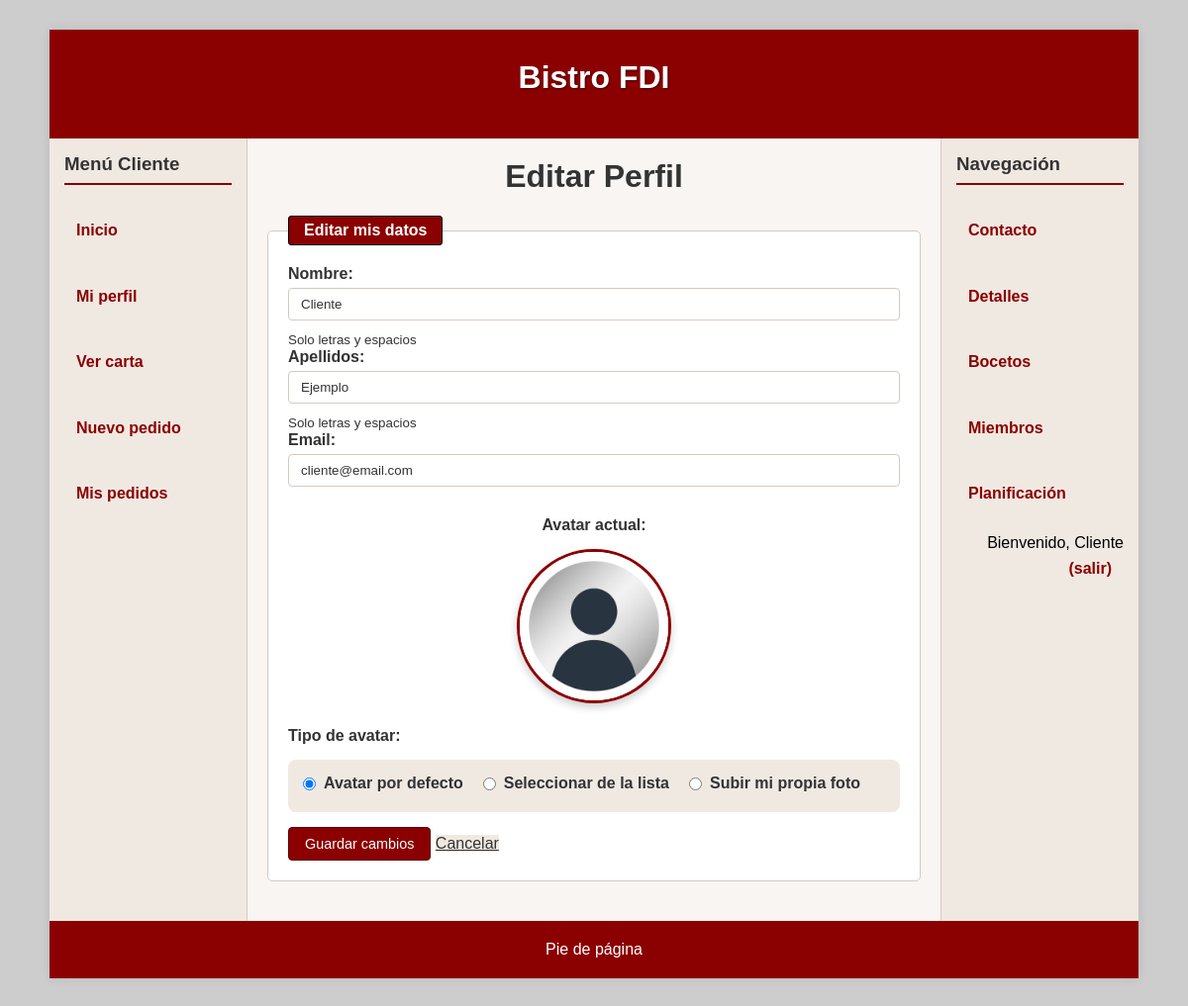
The app's page /includes/vistas/usuarios/editar-perfil.php (signed in) with its own data.
### tables this page shows
CREATE TABLE Usuarios (
    id INT AUTO_INCREMENT PRIMARY KEY,
    nombreUsuario VARCHAR(50) NOT NULL UNIQUE,
    email VARCHAR(100) NOT NULL UNIQUE,
    nombre VARCHAR(50) NOT NULL,
    apellidos VARCHAR(100) NOT NULL,
    password VARCHAR(255) NOT NULL,  
    avatar VARCHAR(255) NULL,  
    tipoAvatar ENUM('defecto', 'seleccionado', 'subido') DEFAULT 'defecto',
    fechaRegistro DATETIME DEFAULT CURRENT_TIMESTAMP,
    activo BOOLEAN DEFAULT TRUE  
);

### includes/clases/Usuarios/Usuario.php (called while the page is built, shortened)
<?php
class Usuario
{
    private $id;
    private $email;
    private $nombre;
    private $apellidos;
    private $avatar;
    private $rolActual;
    public function getEmail() { return $this->email; }
    public function getNombre() { return $this->nombre; }
    public function getApellidos() { return $this->apellidos; }
    public function getAvatar() { return $this->avatar; }
    public static function buscaUsuario($identificador)
    {
        try {
            $app = Aplicacion::getInstance();
            $conn = $app->getConexionBd();
            $query = sprintf(
                "SELECT * FROM Usuarios WHERE nombreUsuario = '%s' OR email = '%s'",
                $conn->real_escape_string($identificador),
                $conn->real_escape_string($identificador)
            );
            $rs = $conn->query($query);
            if ($rs && $rs->num_rows > 0) {
                $fila = $rs->fetch_assoc();
                $usuario = new self();
                $usuario->id = $fila['id'];
                $usuario->nombreUsuario = $fila['nombreUsuario'];
                $usuario->email = $fila['email'];
                $usuario->nombre = $fila['nombre'];
                $usuario->apellidos = $fila['apellidos'];
                $usuario->password = $fila['password'];
                $usuario->avatar = $fila['avatar'];
                $usuario->tipoAvatar = $fila['tipoAvatar'];
                $usuario->fechaRegistro = $fila['fechaRegistro'];
                $usuario->activo = $fila['activo'];
                $usuario->cargaRoles();
                return $usuario;
            }
            return false;
        } catch (\Exception $e) {
            error_log("Error en buscaUsuario: " . $e->getMessage());
            return false;
        }
    }
    private function cargaRoles()
    {
        try {
            $app = Aplicacion::getInstance();
            $conn = $app->getConexionBd();
            $query = sprintf(
                "SELECT r.* FROM Roles r
                 JOIN UsuarioRoles ur ON r.id = ur.rol_id
                 WHERE ur.usuario_id = %d",
                $this->id
            );
            $rs = $conn->query($query);
            if ($rs) {
                $count = 0;
                while ($fila = $rs->fetch_assoc()) {
                    $this->roles[] = $fila;
                    $count++;
                    if ($this->rolActual === null) {
                        $this->rolActual = $fila['id'];
                    }
                }
            } else {
                error_log("cargaRoles: error en query - " . $conn->error);
            }
        } catch (\Exception $e) {
            error_log("Error en cargaRoles: " . $e->getMessage());
        }
    }
public static function buscaUsuarioPorId($id)
{
    try {
        $app = Aplicacion::getInstance();
        $conn = $app->getConexionBd();
        $query = sprintf("SELECT nombreUsuario FROM Usuarios WHERE id = %d", $id);
        $rs = $conn->query($query);
        if ($rs && $rs->num_rows > 0) {
            $fila = $rs->fetch_assoc();
            $usuario = self::buscaUsuario($fila['nombreUsuario']);
            return $usuario;
        } else {
            error_log("No se encontró usuario con ID: " . $id);
            if ($conn->error) {
                error_log("Error BD: " . $conn->error);
            }
        }
        return false;
    } catch (\Exception $e) {
        error_log("Error en buscaUsuarioPorId: " . $e->getMessage());
        return false;
    }
}
}
?>

### includes/clases/Formularios/FormularioEditarPerfil.php (the view, shortened to what this page needs)
<?php
class FormularioEditarPerfil extends Formulario
{
    protected function generaCamposFormulario(&$datos)
    {
        $rutaImgs = RUTA_IMGS;
        $idUsuario = $_SESSION['idUsuario'] ?? 0;
        $usuario = Usuario::buscaUsuarioPorId($idUsuario);
        $nombre = htmlspecialchars($datos['nombre'] ?? $usuario->getNombre(), ENT_QUOTES, 'UTF-8');
        $apellidos = htmlspecialchars($datos['apellidos'] ?? $usuario->getApellidos(), ENT_QUOTES, 'UTF-8');
        $email = htmlspecialchars($datos['email'] ?? $usuario->getEmail(), ENT_QUOTES, 'UTF-8');
        $avatarActual = $usuario->getAvatar();
        $tipoAvatar = $datos['tipo_avatar'] ?? $usuario->tipoAvatar ?? 'defecto';
        $avataresPredefinidos = ['default.png', 'chef.png', 'waiter.png', 'client.png', 'admin.png'];
        $opcionesAvatares = '';
        foreach ($avataresPredefinidos as $ava) {
            $selected = ($tipoAvatar == 'seleccionado' && $avatarActual == $ava) ? 'selected' : '';
            $opcionesAvatares .= "<option value=\"$ava\" $selected>$ava</option>";
        }
        $html = <<<EOS
        <fieldset>
            <legend>Editar mis datos</legend>
            <div class="campo">
                <label for="nombre">Nombre:</label>
                <input id="nombre" type="text" name="nombre" value="$nombre" />
                {$this->getError('nombre')}
                <small>Solo letras y espacios</small>
            </div>
            <div class="campo">
                <label for="apellidos">Apellidos:</label>
                <input id="apellidos" type="text" name="apellidos" value="$apellidos" />
                {$this->getError('apellidos')}
                <small>Solo letras y espacios</small>
            </div>
            <div class="campo">
                <label for="email">Email:</label>
                <input id="email" type="email" name="email" value="$email" />
                {$this->getError('email')}
            </div>
            <div class="campo-avatar">
                <label>Avatar actual:</label>
                <div class="avatar-preview">
                    <img src="{$rutaImgs}/avatares/{$avatarActual}" alt="Avatar actual" id="preview-avatar" class="avatar-vista-previa">
                </div>
            </div>
            <div class="campo">
                <label>Tipo de avatar:</label>
                <div class="opciones-avatar">
                    <label class="radio-option">
                        <input type="radio" name="tipo_avatar" value="defecto"
                               {$this->checked('defecto', $tipoAvatar)}>
                        Avatar por defecto
                    </label>
                    <label class="radio-option">
                        <input type="radio" name="tipo_avatar" value="seleccionado"
                               {$this->checked('seleccionado', $tipoAvatar)}>
                        Seleccionar de la lista
                    </label>
                    <label class="radio-option">
                        <input type="radio" name="tipo_avatar" value="subido"
                               {$this->checked('subido', $tipoAvatar)}>
                        Subir mi propia foto
                    </label>
                </div>
            </div>
            <div class="campo avatar-selector" id="avatar-selector"
                 style="display: {$this->displayStyle($tipoAvatar == 'seleccionado')}">
                    $opcionesAvatares
EOS;
        foreach ($avataresPredefinidos as $ava) {
            $clase = ($tipoAvatar == 'seleccionado' && $avatarActual == $ava) ? 'miniatura-seleccionada' : '';
            $html .= "<img src=\"{$rutaImgs}/avatares/{$ava}\"
                           alt=\"{$ava}\"
                           class=\"avatar-miniatura {$clase}\"
                           onclick=\"seleccionarAvatar('{$ava}')\">";
        }
        $html .= <<<EOS
            </div>
            <div class="campo avatar-upload" id="avatar-upload"
                 style="display: {$this->displayStyle($tipoAvatar == 'subido')}">
                {$this->getError('foto_subida')}
            </div>
            {$this->getGlobalErrors()}
            <div class="campo">
                <button type="submit">Guardar cambios</button>
                <a href="perfil.php" class="btn-secondary">Cancelar</a>
            </div>
        </fieldset>
            document.getElementById('preview-avatar').src = '{$rutaImgs}/avatares/' + valor;
EOS;
        return $html;
    }
    private function getError($campo)
    {
        return self::createMensajeError($this->errores, $campo, 'span', ['class' => 'error']);
    }
    private function getGlobalErrors() {
        $erroresGlobales = array_filter(array_keys($this->errores), 'is_numeric');
        if (empty($erroresGlobales)) return '';
        $html = '<div class="errores-globales">';
        $html .= '</div>';
        return $html;
    }
    private function checked($valor, $actual)
    {
        return $valor === $actual ? 'checked' : '';
    }
    private function displayStyle($condicion)
    {
        return $condicion ? 'block' : 'none';
    }
}
?>

### CSS/index.css (style rules this page uses)
body { background-color: #CDCDCD; margin: 0; font-family: Arial, sans-serif; }
img { max-width: 100%; height: auto; border-radius: 5px; box-shadow: 0 2px 5px rgba(0, 0, 0, 0.1); }
fieldset { border: 1px solid #d4c9c0; border-radius: 5px; margin: 20px 0; padding: 20px; background-color: white; }
legend { color: white; background: #8b0000; border: 1px solid black; padding: 5px 15px; border-radius: 3px; font-weight: bold; }
label { display: block; margin-bottom: 5px; font-weight: bold; color: #333; }
input[type="text"], input[type="password"], input[type="email"], textarea, select { width: 100%; padding: 8px 12px; border: 1px solid #d4c9c0; border-radius: 4px; box-sizing: border-box; margin-bottom: 10px; font-family: Arial, sans-serif; color: #333; }
button, a.boton, input[type="submit"], input[type="button"], input[type="reset"] { border: 1px solid black; border-radius: 4px; font-size: 0.9em; font-family: Arial; font-weight: 400; padding: 8px 16px; cursor: pointer; transition: background-color 0.3s; }
input[type="submit"], button[type="submit"], .btn-primary { background-color: #8b0000; color: white; border-color: #5c0000; }
input[type="reset"], .btn-secondary { background-color: #f0e9e2; color: #333; }
.campo-avatar { margin: 20px 0; text-align: center; }
.avatar-preview { margin: 15px 0; }
.avatar-vista-previa { width: 150px; height: 150px; border-radius: 50%; border: 3px solid #8b0000; box-shadow: 0 4px 8px rgba(0, 0, 0, 0.2); object-fit: cover; }
.opciones-avatar { display: flex; gap: 20px; flex-wrap: wrap; margin: 15px 0; padding: 15px; background-color: #f0e9e2; border-radius: 8px; }
.radio-option { display: flex; align-items: center; gap: 8px; cursor: pointer; }
.radio-option input[type="radio"] { width: auto; margin: 0; }

### CSS/movil.css (style rules this page uses)
input[type="text"], input[type="password"], input[type="email"], textarea, select { font-size: 16px; min-height: 48px; border-radius: 8px; }
button, a.boton, input[type="submit"], input[type="button"], input[type="reset"] { min-height: 44px; border-radius: 8px; transition: transform 0.15s ease, background-color 0.25s ease; }
img { max-width: 100%; }
.avatar-vista-previa { width: 100px; height: 100px; }
* { -webkit-tap-highlight-color: transparent; }
html { scroll-behavior: smooth; }

### records on screen
usuarios: nombre "Cliente", apellidos "Ejemplo", email "cliente@email.com", avatar (placeholder picture)

### other values on screen
$menu['titulo'] "Menú Cliente"
$item['texto'] "Inicio"
$item['texto'] "Mi perfil"
$item['texto'] "Ver carta"
$item['texto'] "Nuevo pedido"
$item['texto'] "Mis pedidos"
$_SESSION['nombre'] "Cliente"
